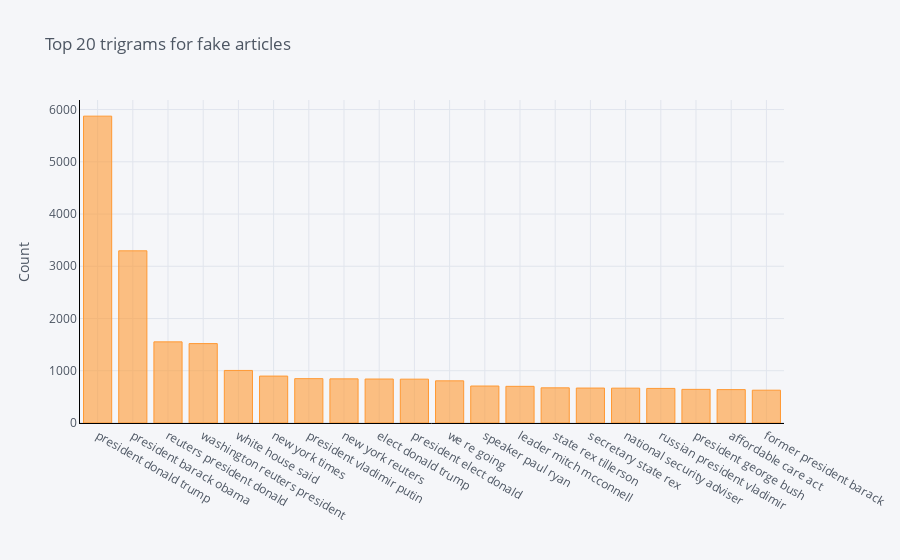

Notebook code for this chart:
### Code cell
# display top 20 trigrams used in fake articles
common_words_false = get_top_n_words(all_news[all_news['category']==1]['text'], 20, 3)
df1 = pd.DataFrame(common_words_false, columns = ['text' , 'count'])
df1.groupby('text').sum()['count'].sort_values(ascending=False).iplot(
    kind='bar', yTitle='Count', linecolor='black', title='Top 20 trigrams for fake articles')

### Figure 1 — Plotly figure (JSON) as saved in the notebook; plotly's stock layout.template omitted (floating-point values rounded to 4 significant figures)
{"data": [{"marker": {"color": "rgba(255, 153, 51, 0.6)", "line": {"color": "rgba(255, 153, 51, 1.0)", "width": 1}}, "name": "count", "orientation": "v", "text": "", "type": "bar", "x": ["president donald trump", "president barack obama", "reuters president donald", "washington reuters president", "white house said", "new york times", "president vladimir putin", "new york reuters", "elect donald trump", "president elect donald", "we re going", "speaker paul ryan", "leader mitch mcconnell", "state rex tillerson", "secretary state rex", "national security adviser", "russian president vladimir", "president george bush", "affordable care act", "former president barack"], "y": [5874, 3296, 1553, 1520, 1006, 898, 849, 845, 842, 839, 807, 708, 702, 673, 669, 667, 662, 644, 639, 628]}], "layout": {"legend": {"bgcolor": "#F5F6F9", "font": {"color": "#4D5663"}}, "paper_bgcolor": "#F5F6F9", "plot_bgcolor": "#F5F6F9", "title": {"font": {"color": "#4D5663"}, "text": "Top 20 trigrams for fake articles"}, "xaxis": {"gridcolor": "#E1E5ED", "linecolor": "black", "showgrid": true, "tickfont": {"color": "#4D5663"}, "title": {"font": {"color": "#4D5663"}, "text": ""}, "zerolinecolor": "#E1E5ED"}, "yaxis": {"gridcolor": "#E1E5ED", "linecolor": "black", "showgrid": true, "tickfont": {"color": "#4D5663"}, "title": {"font": {"color": "#4D5663"}, "text": "Count"}, "zerolinecolor": "#E1E5ED"}}}
